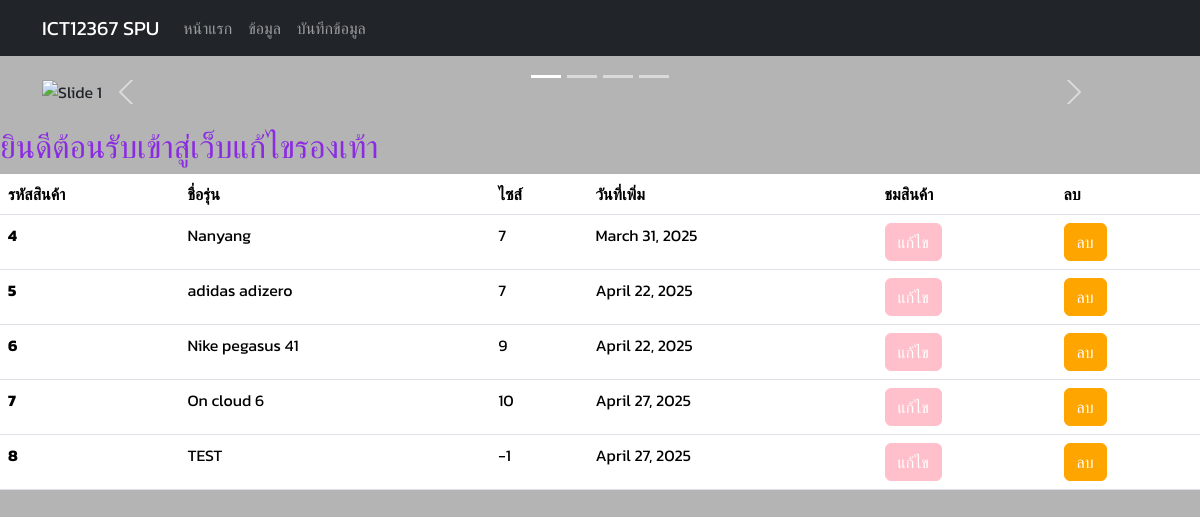
The page / on the database its author committed.
### myapp/models.py (models this page shows, shortened)
class Person(models.Model):
    name=models.CharField(max_length=100, blank=False, null=False)
    age=models.IntegerField()
    date=models.DateField(auto_now_add=True)

### myapp/views.py (the view)
# urls.py: path('',views.index, name='index'),
def index(request):
    all_Person = Person.objects.all()
    return render(request, "index.html",{"all_person":all_Person})

### myapp/templates/index.html (shortened to what this page needs)
<!DOCTYPE html>
<html lang="en">
<head>
    <link href="https://cdn.jsdelivr.net/npm/bootstrap@5.3.3/dist/css/bootstrap.min.css" rel="stylesheet">
</head>
<header>
    <nav class="navbar navbar-expand-lg navbar-dark bg-dark">
        <div class="container">
            <a class="navbar-brand" href="#">ICT12367 SPU</a>
            <div class="collapse navbar-collapse" id="navbarNav">
              <ul class="navbar-nav ml-auto">
                <li class="nav-item"><a class="nav-link" href="{% url 'about' %}">หน้าแรก</a></li>
                <li class="nav-item"><a class="nav-link" href="{% url 'index' %}">ข้อมูล</a></li>
                <li class="nav-item"><a class="nav-link" href="{% url 'form' %}">บันทึกข้อมูล</a></li>
            </ul>
            </div>
        </div>
    </nav>
</header>
  <section id="slider" class="container my-4">
    <div id="mySlider" class="carousel slide" data-bs-ride="carousel">
      <div class="carousel-indicators">
        <button type="button" data-bs-target="#mySlider" data-bs-slide-to="0" class="active"></button>
        <button type="button" data-bs-target="#mySlider" data-bs-slide-to="1"></button>
        <button type="button" data-bs-target="#mySlider" data-bs-slide-to="2"></button>
        <button type="button" data-bs-target="#mySlider" data-bs-slide-to="3"></button>
      </div>
      <div class="carousel-inner">
        <div class="carousel-item active">
            <img src="https://media.about.nike.com/image-downloads/cf68f541-fc92-4373-91cb-086ae0fe2f88/002-nike-logos-swoosh-white.jpg" class="d-block w-100" alt="Slide 1">
            <div class="carousel-caption d-none d-md-block">
            </div>
        </div>
      <button class="carousel-control-prev" type="button" data-bs-target="#mySlider" data-bs-slide="prev">
        <span class="carousel-control-prev-icon"></span>
      </button>
      <button class="carousel-control-next" type="button" data-bs-target="#mySlider" data-bs-slide="next">
        <span class="carousel-control-next-icon"></span>
      </button>
    </div>
  </section>
<body>
{% block content %}
    <h2 style="color:blueviolet; font-family: Kanit;">ยินดีต้อนรับเข้าสู่เว็บแก้ไขรองเท้า</h2>
    <table class="table table-hover">
        <thead>
            <tr>
            <th scope="col">รหัสสินค้า</th>
            <th scope="col">ชื่อรุ่น</th>
            <th scope="col">ไซส์</th>
            <th scope="col">วันที่เพิ่ม</th>
            <th scope="col">ชมสินค้า</th>
            <th scope="col">ลบ</th>
            </tr>
        </thead>
        <tbody>
           {% for person in all_person %}
          <tr>
            <th scope="row">{{person.id}}</th>
            <td>{{person.name}}</td>
            <td>{{person.age}}</td>
            <td>{{ person.date|date:"F d, Y" }}</td>
            <td><a href="#" class="btn btn-warning">แก้ไข</a></td>
            <td><a href="#" class="btn btn-danger">ลบ</a></td>
          </tr>
          {% endfor %}
        </tbody>
      </table>
</body>
</html>
{% endblock %}

### myapp/templates/index.html (style rules this page uses)
body { font-family: 'Kanit', sans-serif; background-color: rgb(180, 180, 180); }
.btn-warning { background-color: pink !important; border-color: pink !important; color: white !important; }
.btn-danger { background-color: orange !important; border-color: orange !important; color: white !important; }

### rows shown on the page
Person: id "4", name "Nanyang", age "7", date "March 31, 2025"
Person: id "5", name "adidas adizero", age "7", date "April 22, 2025"
Person: id "6", name "Nike pegasus 41", age "9", date "April 22, 2025"
Person: id "7", name "On cloud 6", age "10", date "April 27, 2025"
Person: id "8", name "TEST", age "-1", date "April 27, 2025"
